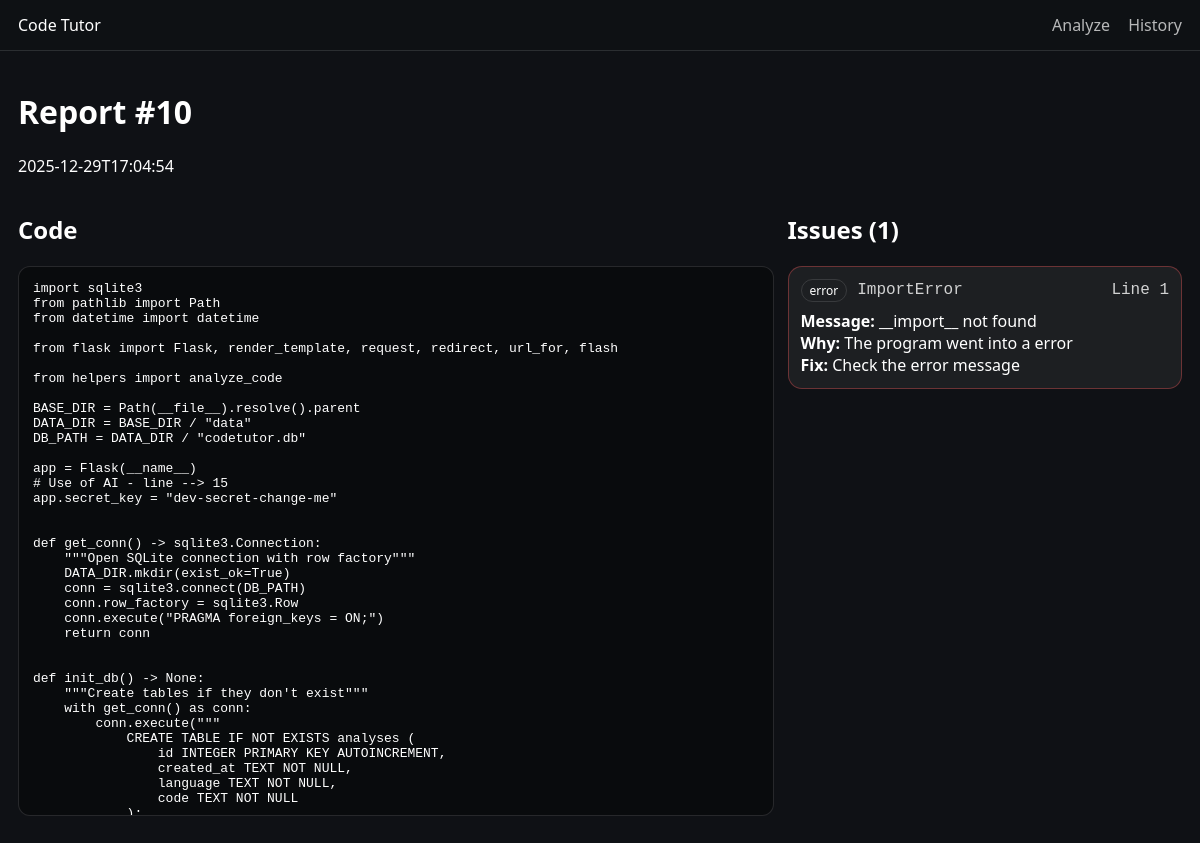
The page /report/10 on the database its author committed.
### tables this page shows
CREATE TABLE analyses (
                id INTEGER PRIMARY KEY AUTOINCREMENT,
                created_at TEXT NOT NULL,
                language TEXT NOT NULL,
                code TEXT NOT NULL
            );

CREATE TABLE issues (
                id INTEGER PRIMARY KEY AUTOINCREMENT,
                analysis_id INTEGER NOT NULL,
                error_type TEXT NOT NULL,
                message TEXT NOT NULL,
                explanation TEXT NOT NULL,
                suggestion TEXT NOT NULL,
                line INTEGER,
                severity TEXT NOT NULL,
                FOREIGN KEY (analysis_id) REFERENCES analyses(id) ON DELETE CASCADE
            );

### app.py (the view)
@app.route("/report/<int:analysis_id>", methods=["GET"])
def report(analysis_id: int):
    with get_conn() as conn:
        analysis = conn.execute(
            "SELECT * FROM analyses WHERE id = ?",
            (analysis_id,)
        ).fetchone()
        if analysis is None:
            flash("That report doesn't exist.", "warning")
            return redirect(url_for("index"))
        issues = conn.execute("""
            SELECT * FROM issues
            WHERE analysis_id = ?
            ORDER BY
              CASE severity
                WHEN 'error' THEN 0
                WHEN 'warning' THEN 1
                ELSE 2
              END,
              COALESCE(line, 999999) ASC
        """, (analysis_id,)).fetchall()
    return render_template("report.html", analysis=analysis, issues=issues)

### app.py (called while the page is built)
def get_conn() -> sqlite3.Connection:
    DATA_DIR.mkdir(exist_ok=True)
    conn = sqlite3.connect(DB_PATH)
    conn.row_factory = sqlite3.Row
    conn.execute("PRAGMA foreign_keys = ON;")
    return conn

def init_db() -> None:
    with get_conn() as conn:
        conn.execute("""
            CREATE TABLE IF NOT EXISTS analyses (
                id INTEGER PRIMARY KEY AUTOINCREMENT,
                created_at TEXT NOT NULL,
                language TEXT NOT NULL,
                code TEXT NOT NULL
            );
        """)
        conn.execute("""
            CREATE TABLE IF NOT EXISTS issues (
                id INTEGER PRIMARY KEY AUTOINCREMENT,
                analysis_id INTEGER NOT NULL,
                error_type TEXT NOT NULL,
                message TEXT NOT NULL,
                explanation TEXT NOT NULL,
                suggestion TEXT NOT NULL,
                line INTEGER,
                severity TEXT NOT NULL,
                FOREIGN KEY (analysis_id) REFERENCES analyses(id) ON DELETE CASCADE
            );
        """)

@app.before_request
def _ensure_db():
    init_db()

### templates/report.html (shortened to what this page needs)
{% extends "layout.html" %}
{% block content %}
  <h1>Report #{{ analysis.id }}</h1>
  <p class="muted">{{ analysis.created_at }}</p>
  <div class="split">
    <section>
      <h2>Code</h2>
      <pre class="codebox"><code>{{ analysis.code }}</code></pre>
    </section>
    <section>
      <h2>Issues ({{ issues|length }})</h2>
      {% for it in issues %}
        <div class="card {{ it.severity }}">
          <div class="meta">
            <span class="pill {{ it.severity }}">{{ it.severity }}</span>
            <span class="mono">{{ it.error_type }}</span>
            <span class="mono right">
              {% if it.line %}Line {{ it.line }}{% else %}Line: unknown{% endif %}
            </span>
          </div>
          <div><strong>Message:</strong> {{ it.message }}</div>
          <div><strong>Why:</strong> {{ it.explanation }}</div>
          <div><strong>Fix:</strong> {{ it.suggestion }}</div>
        </div>
      {% endfor %}
    </section>
  </div>
{% endblock %}

### static/styles.css (style rules this page uses)
body { margin:0; font-family: system-ui, Segoe UI, Arial; background:#0f1115; color:#fff; }
.split { display:grid; grid-template-columns: 1fr 1fr; gap:14px; }
.codebox { max-height:520px; overflow:auto; padding:14px; border-radius:12px; border:1px solid rgba(255,255,255,.12); background:rgba(0,0,0,.35); }
.card { padding:12px; border-radius:14px; border:1px solid rgba(255,255,255,.12); background:rgba(255,255,255,.06); margin-bottom:10px; }
.card.error { border-color: rgba(255,90,90,.35); }
.mono { font-family: ui-monospace, Consolas, monospace; color: rgba(255,255,255,.8); }
.pill { font-size:12px; padding:2px 8px; border-radius:999px; border:1px solid rgba(255,255,255,.12); }
.right { margin-left:auto; }
.meta { display:flex; gap:10px; align-items:center; margin-bottom:8px; }

### rows shown on the page
analyses: id "10", created_at "2025-12-29T17:04:54", code "import sqlite3 from pathlib import Path from datetime import datetime from flask import Flask, render_template, request, redirect, url_for, flash from helpers import analyze_code BASE_DIR = Path(__file__).resolve().parent DATA_DIR = BASE_DIR / \"data\" DB_PATH = DATA_DIR / \"codetutor.db\" app = Flask(__name__) # Use of AI - line --> 15 app.secret_key = \"dev-secret-change-me\" def get_conn() -> sqlite3.Connection: \"\"\"Open SQLite connection with row factory\"\"\" DATA_DIR.mkdir(exist_ok=True) conn = sqlite3.connect(DB_PATH) conn.row_factory = sqlite3.Row conn.execute(\"PRAGMA foreign_keys = ON;\") return conn def init_db() -> None: \"\"\"Create tables if they don't exist\"\"\" with get_conn() as conn:…"
issues: severity "error", error_type "ImportError", line "1", message "__import__ not found", explanation "The program went into a error", suggestion "Check the error message"

### other values the page prints
{{ issues|length }} "1"
